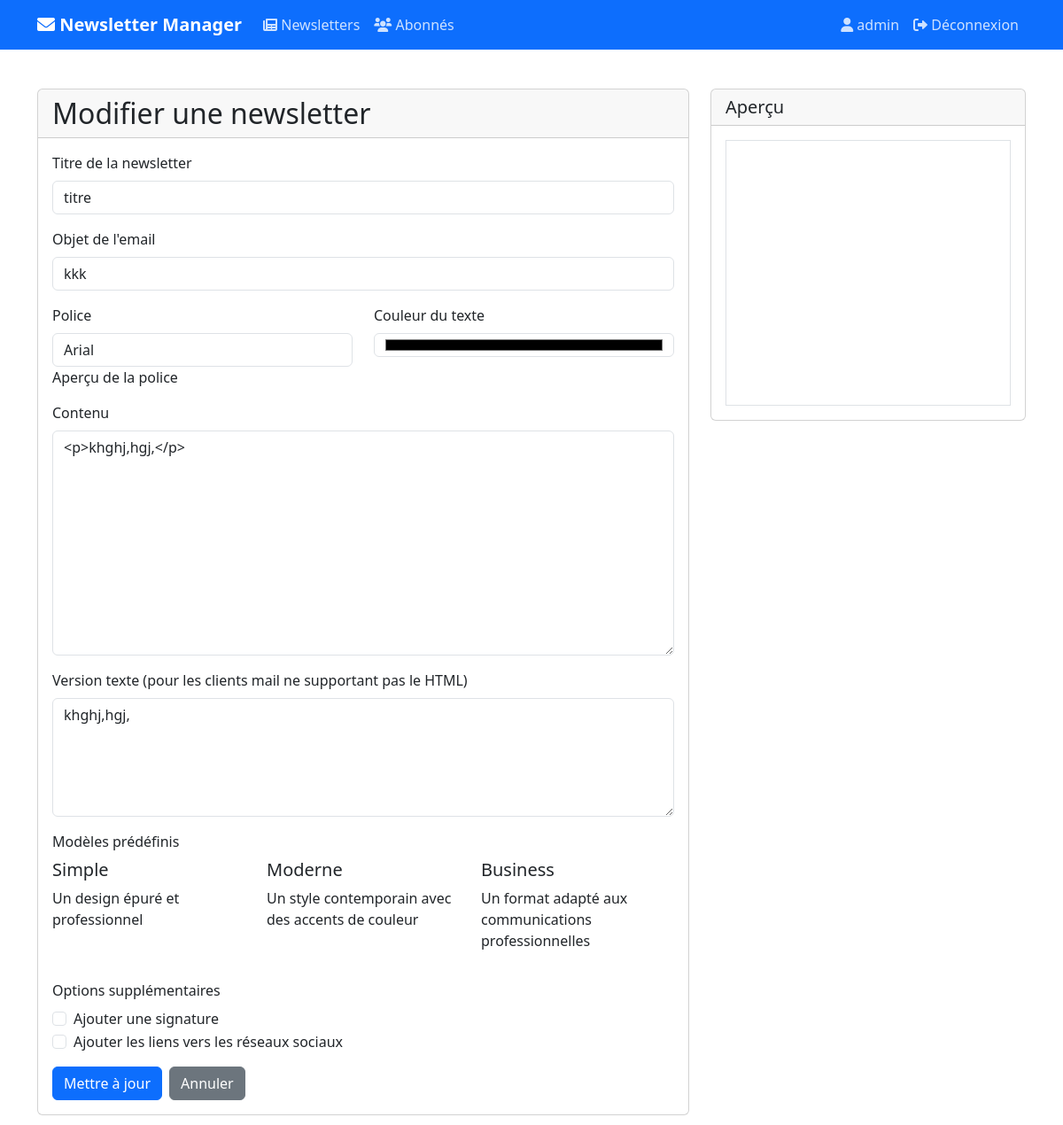
The page /newsletters/12/edit/ (signed in) on the database its author committed.
### newsletters/models.py (models this page shows, shortened)
class Newsletter(models.Model):
    titre = models.CharField(max_length=200)
    objet = models.CharField(max_length=200)
    contenu_html = models.TextField()
    contenu_text = models.TextField(blank=True)
    date_creation = models.DateTimeField(auto_now_add=True)
    date_envoi = models.DateTimeField(null=True, blank=True)
    date_envoi_planifie = models.DateTimeField(null=True, blank=True)
    statut = models.CharField(
        max_length=20,
        choices=[
            ('brouillon', 'Brouillon'),
            ('planifie', 'Planifié'),
            ('en_cours', 'En cours d\'envoi'),
            ('envoye', 'Envoyé'),
            ('envoye_partiel', 'Envoyé partiellement'),
            ('erreur', 'Erreur')
        ],
        default='brouillon'
    )
    police = models.CharField(max_length=50, default='Arial')
    couleur_texte = models.CharField(max_length=7, default='#000000')
    ajouter_signature = models.BooleanField(default=False)
    ajouter_social = models.BooleanField(default=False)
    destinataires_cc = models.TextField(blank=True, null=True)
    destinataires_cci = models.TextField(blank=True, null=True)
    class Meta:
        ordering = ['-date_creation']
        verbose_name = 'Newsletter'
        verbose_name_plural = 'Newsletters'

### newsletters/views.py (the view, shortened to what this page needs)
# urls.py: path('<int:pk>/edit/', views.newsletter_edit, name='newsletter_edit'),
@login_required
def newsletter_edit(request, pk):
    newsletter = get_object_or_404(Newsletter, pk=pk)
    return render(request, 'newsletters/newsletter_form.html', {
        'newsletter': newsletter
    })

### newsletters/templates/newsletters/newsletter_form.html (shortened to what this page needs)
{% extends 'base.html' %}
{% load static %}
{% block content %}
<div class="container mt-4">
    <div class="row">
        <div class="col-md-8">
            <div class="card">
                <div class="card-header">
                    <h2 class="mb-0">{% if newsletter %}Modifier{% else %}Créer{% endif %} une newsletter</h2>
                </div>
                <div class="card-body">
                    <form method="post" id="newsletterForm">
                        <div class="mb-3">
                            <label for="titre" class="form-label">Titre de la newsletter</label>
                            <input type="text" class="form-control" id="titre" name="titre" value="{{ newsletter.titre|default:'' }}" required>
                        </div>
                        <div class="mb-3">
                            <label for="objet" class="form-label">Objet de l'email</label>
                            <input type="text" class="form-control" id="objet" name="objet" value="{{ newsletter.objet|default:'' }}" required>
                        </div>
                        <div class="row mb-3">
                            <div class="col-md-6">
                                <label for="police" class="form-label">Police</label>
                                <select class="form-control" id="police" name="police">
                                    <option value="Arial" {% if newsletter.police == 'Arial' %}selected{% endif %}>Arial</option>
                                </select>
                                <div class="font-preview" id="fontPreview">Aperçu de la police</div>
                            </div>
                            <div class="col-md-6">
                                <label for="couleur_texte" class="form-label">Couleur du texte</label>
                                <input type="color" class="form-control color-picker" id="couleur_texte" name="couleur_texte" value="{{ newsletter.couleur_texte|default:'#000000' }}">
                            </div>
                        </div>
                        <div class="mb-3">
                            <label for="contenu_html" class="form-label">Contenu</label>
                            <textarea class="form-control" id="contenu_html" name="contenu_html" rows="10">{{ newsletter.contenu_html|default:'' }}</textarea>
                        </div>
                        <div class="mb-3">
                            <label for="contenu_text" class="form-label">Version texte (pour les clients mail ne supportant pas le HTML)</label>
                            <textarea class="form-control" id="contenu_text" name="contenu_text" rows="5">{{ newsletter.contenu_text|default:'' }}</textarea>
                        </div>
                        <div class="mb-3">
                            <label class="form-label">Modèles prédéfinis</label>
                            <div class="row">
                                <div class="col-md-4">
                                    <div class="template-preview" data-template="simple">
                                        <h5>Simple</h5>
                                        <p>Un design épuré et professionnel</p>
                                    </div>
                                </div>
                                <div class="col-md-4">
                                    <div class="template-preview" data-template="modern">
                                        <h5>Moderne</h5>
                                        <p>Un style contemporain avec des accents de couleur</p>
                                    </div>
                                </div>
                                <div class="col-md-4">
                                    <div class="template-preview" data-template="business">
                                        <h5>Business</h5>
                                        <p>Un format adapté aux communications professionnelles</p>
                                    </div>
                                </div>
                            </div>
                        </div>
                        <div class="mb-3">
                            <label class="form-label">Options supplémentaires</label>
                            <div class="form-check">
                                <input class="form-check-input" type="checkbox" id="ajouter_signature" name="ajouter_signature" {% if newsletter.ajouter_signature %}checked{% endif %}>
                                <label class="form-check-label" for="ajouter_signature">
                                    Ajouter une signature
                                </label>
                            </div>
                            <div class="form-check">
                                <input class="form-check-input" type="checkbox" id="ajouter_social" name="ajouter_social" {% if newsletter.ajouter_social %}checked{% endif %}>
                                <label class="form-check-label" for="ajouter_social">
                                    Ajouter les liens vers les réseaux sociaux
                                </label>
                            </div>
                        </div>
                        <div class="d-flex gap-2">
                            <button type="submit" class="btn btn-primary">
                                {% if newsletter %}Mettre à jour{% else %}Créer{% endif %}
                            </button>
                            <a href="{% url 'newsletter_list' %}" class="btn btn-secondary">Annuler</a>
                        </div>
                    </form>
                </div>
            </div>
        </div>
        <div class="col-md-4">
            <div class="card">
                <div class="card-header">
                    <h5 class="mb-0">Aperçu</h5>
                </div>
                <div class="card-body">
                    <div id="preview" class="border p-3" style="min-height: 300px;">
                    </div>
                </div>
            </div>
        </div>
    </div>
</div>
{% endblock %}

### templates/base.html (shortened to what this page needs)
<!DOCTYPE html>
<html lang="fr">
<head>
    <link href="https://cdn.jsdelivr.net/npm/bootstrap@5.3.0/dist/css/bootstrap.min.css" rel="stylesheet">
    <link href="https://cdnjs.cloudflare.com/ajax/libs/font-awesome/6.0.0/css/all.min.css" rel="stylesheet">
</head>
<body>
    <nav class="navbar navbar-expand-lg navbar-dark bg-primary">
        <div class="container">
            <a class="navbar-brand" href="{% url 'newsletter_list' %}">
                <i class="fas fa-envelope"></i> Newsletter Manager
            </a>
            <div class="collapse navbar-collapse" id="navbarNav">
                <ul class="navbar-nav me-auto">
                    <li class="nav-item">
                        <a class="nav-link" href="{% url 'newsletter_list' %}">
                            <i class="fas fa-newspaper"></i> Newsletters
                        </a>
                    </li>
                    <li class="nav-item">
                        <a class="nav-link" href="{% url 'subscriber_list' %}">
                            <i class="fas fa-users"></i> Abonnés
                        </a>
                    </li>
                </ul>
                {% if user.is_authenticated %}
                <ul class="navbar-nav">
                    <li class="nav-item">
                        <span class="nav-link">
                            <i class="fas fa-user"></i> {{ user.username }}
                        </span>
                    </li>
                    <li class="nav-item">
                        <form method="post" action="{% url 'logout' %}" class="d-inline">
                            <button type="submit" class="btn btn-link nav-link">
                                <i class="fas fa-sign-out-alt"></i> Déconnexion
                            </button>
                        </form>
                    </li>
                </ul>
                {% endif %}
            </div>
        </div>
    </nav>
    <div class="content-wrapper">
        {% block content %}{% endblock %}
    </div>
</body>
</html>

### templates/base.html (style rules this page uses)
.navbar-brand { font-weight: bold; }
.nav-link { color: rgba(255,255,255,.8) !important; }
.content-wrapper { min-height: calc(100vh - 56px); padding: 20px 0; }

### rows shown on the page
Newsletter: titre "titre", objet "kkk", couleur_texte "#000000", contenu_html "<p>khghj,hgj,</p>", contenu_text "khghj,hgj,"

### other values the page prints
{{ user.username }} "admin"
